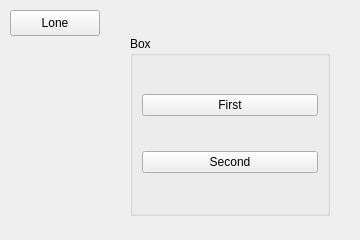
<?xml version="1.0" encoding="UTF-8"?>
<ui version="4.0">
 <class>FreeInLayout</class>
 <widget class="QWidget" name="FreeInLayout">
  <property name="geometry">
   <rect>
    <x>0</x>
    <y>0</y>
    <width>360</width>
    <height>240</height>
   </rect>
  </property>
  <widget class="QPushButton" name="loneButton">
   <property name="geometry">
    <rect>
     <x>10</x>
     <y>10</y>
     <width>90</width>
     <height>26</height>
    </rect>
   </property>
   <property name="text">
    <string>Lone</string>
   </property>
  </widget>
  <widget class="QGroupBox" name="box">
   <property name="geometry">
    <rect>
     <x>130</x>
     <y>36</y>
     <width>200</width>
     <height>180</height>
    </rect>
   </property>
   <property name="title">
    <string>Box</string>
   </property>
   <layout class="QVBoxLayout" name="boxLayout">
    <item>
     <widget class="QPushButton" name="first">
      <property name="text">
       <string>First</string>
      </property>
     </widget>
    </item>
    <item>
     <widget class="QPushButton" name="second">
      <property name="text">
       <string>Second</string>
      </property>
     </widget>
    </item>
   </layout>
  </widget>
 </widget>
 <resources/>
 <connections/>
</ui>
